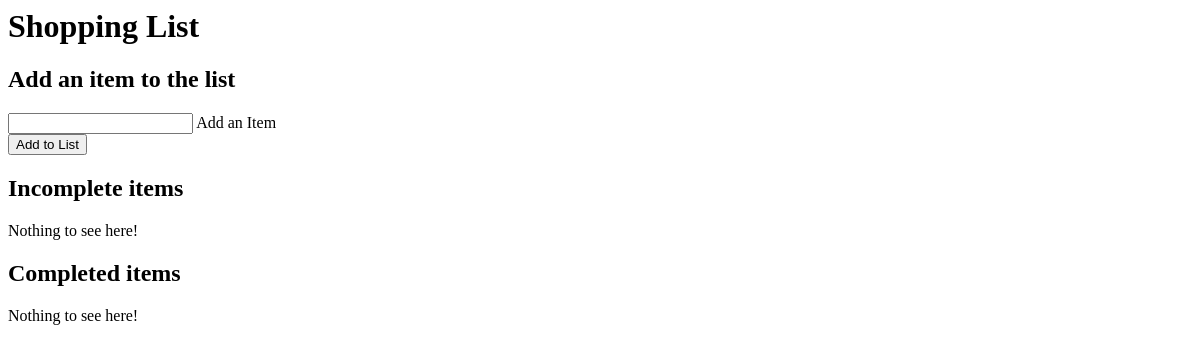
The page /grocery_list/ on the database as committed earlier.
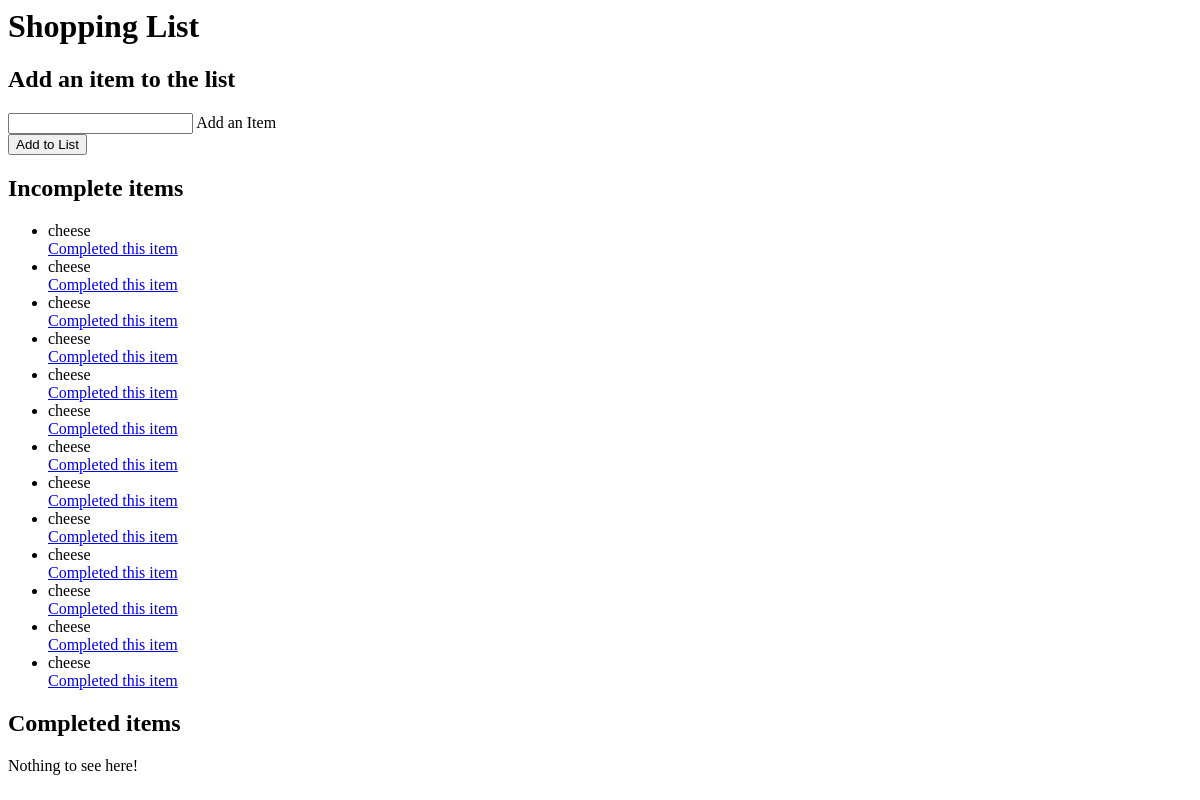
The same page on the database as committed later.
### grocery_list/models.py (models this page shows, shortened)
class GroceryItem(models.Model):
    item_text = models.CharField(max_length = 200)
    created_date = models.DateTimeField(default=timezone.now)
    completed_date = models.DateTimeField(blank=True, null=True)
    was_completed = models.BooleanField(default=False)

### grocery_list/views.py (the view)
# urls.py: path('', views.index, name='index'),
def index(request):
    context = {
        'incomplete_items':GroceryItem.objects.filter(was_completed=False).order_by('created_date'),
        'completed_items':GroceryItem.objects.filter(was_completed=True).order_by('completed_date'),
    }
    return render(request, 'grocery_list/index.html', context)

### grocery_list/templates/grocery_list/index.html (shortened to what this page needs)
<h1>Shopping List</h1>
         <div class="box">
                <h2>Add an item to the list</h2>
                <form action="{% url 'grocery_list:create' %}" method="post">
                    <input type="text" name="item" id="item" required/>
                    <label for="item">Add an Item</label><br/>
                    <input type="submit" value="Add to List"/>
                </form>
    <h2>Incomplete items</h2>
    {% if incomplete_items %}
        <ul>
        {% for item in incomplete_items %}
            <li>{{item.item_text}}</li>
            <a href="{% url 'grocery_list:complete' item.id %}">Completed this item</a>
        {% endfor %}
        </ul>
    {% else %}
        <p>Nothing to see here!</p>
    {% endif %}
    <h2>Completed items</h2>
    {% if completed_items %}
        <ul>
        {% for item in completed_items %}
            <li>{{item.item_text}}</li>
            <a href="{% url 'grocery_list:delete' item.id %}">Delete this item</a>
        {% endfor %}
        </ul>
    {% else %}
        <p>Nothing to see here!</p>
    {% endif %}

Rows that differ between the two databases and show on the page:
added GroceryItem: item_text "cheese"
added GroceryItem: item_text "cheese"
added GroceryItem: item_text "cheese"
added GroceryItem: item_text "cheese"
added GroceryItem: item_text "cheese"
added GroceryItem: item_text "cheese"
added GroceryItem: item_text "cheese"
added GroceryItem: item_text "cheese"
added GroceryItem: item_text "cheese"
added GroceryItem: item_text "cheese"
added GroceryItem: item_text "cheese"
added GroceryItem: item_text "cheese"
added GroceryItem: item_text "cheese"
Other text that changed with them:
text no longer shown: "Nothing to see here!"
